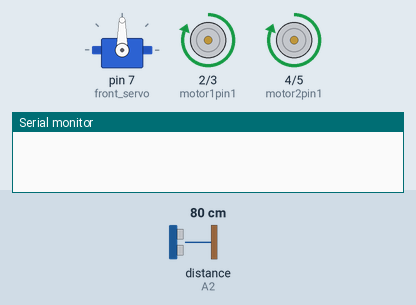
The sketch below on a simulated Arduino Uno, built with avr-gcc and run on an emulated ATmega328P. On the bench: servo, motor-driver pin pairs drawn as motors (green arrow = first pin HIGH = forward, orange = second pin HIGH = backward, longer = more drive), the last lines printed to the serial monitor. Inputs (shaded band) come from the test bench; at power-on: distance to the obstacle (sensor on A2) 80 cm. The echo pulse lasts 58.3 µs per cm; no radio packets arrive unless stated.

Above: at 1.2 s.
1.3 s: distance to the obstacle (sensor on A2) set to 8 cm
2.8 s: distance to the obstacle (sensor on A2) set to 5 cm
At 5.3 s:
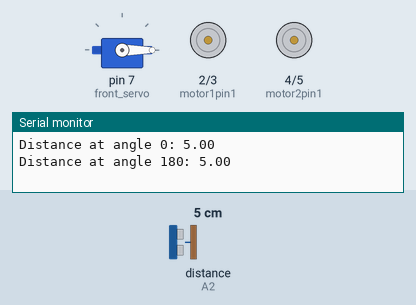
8.6 s: distance to the obstacle (sensor on A2) set to 9 cm
At 9.11 s:
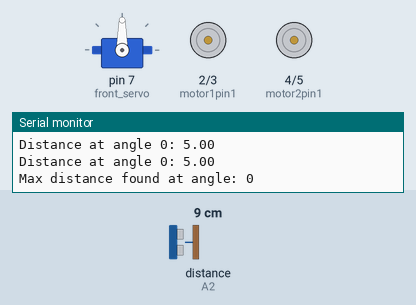
10.6 s: distance to the obstacle (sensor on A2) set to 2 cm
At 12.5 s:
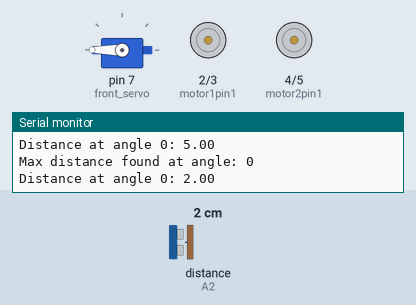
Timing chart, 0 to 14.3 s (numbered marks = the images above; inputs shaded):
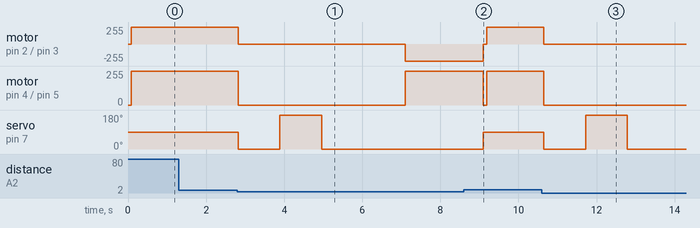

The sketch:

hackathon_utra_2024.ino
```cpp
#include <nRF24L01.h>
#include <RF24.h>
#include <RF24_config.h>
#include <Servo.h>
#include <SPI.h>
#include <NewPing.h>

#define trig_pin A1
#define echo_pin A2
int front_servo = 7;
const int DETECTION_THRESHOLD = 7; // 5 cm for initial detection
const int ANGLES[] = {0, 180}; // Angles to check
const int NUM_ANGLES = 4;

int motor1pin1 = 2;
int motor1pin2 = 3;
int motor2pin1 = 4;
int motor2pin2 = 5;

#define servo1 6
#define CE_PIN 9
#define CSN_PIN 10

NewPing sonar(trig_pin, echo_pin, 200);

Servo frontServo;

char data[20]="";

RF24 radio(CE_PIN,CSN_PIN);
const uint64_t pipe = 0xE8E8F0F0E1LL;

float duration_us, distance_cm;
float maxDistance = 0;
int maxAngle = 0;

int distance;

void setup() {
  // put your setup code here, to run once:
  pinMode(motor1pin1, OUTPUT);
  pinMode(motor1pin2, OUTPUT);
  pinMode(motor2pin1, OUTPUT);
  pinMode(motor2pin2, OUTPUT);

  pinMode(trig_pin, OUTPUT);
  pinMode(echo_pin, INPUT);

  Serial.begin(9600);

  frontServo.attach(front_servo);

  radio.begin();
  radio.openReadingPipe(1,pipe);
  radio.startListening();

  distance = readPing();
}

void loop() {
  // put your main code here, to run repeatedly:

  // First, check whether in front there is any fire or not
  // If yes, turn 180 degree and go back
  // ortherwise, keep go straight
  String msg="";
  if(Serial.available()){
    String data = Serial.readStringUntil("\n");
    if (data == "1"){
      turn180degree();
    }
  }

  // check if there is any obstacle in the front
  // if there is, check surrounding and select the degree has the deepest space ============================================================================================================

  if (distance < DETECTION_THRESHOLD) {

    moveStop();

    maxDistance = 0;
    maxAngle = 0;

    for (int i = 0; i < NUM_ANGLES; i++) {
      checkMaxDistanceAtAngle(ANGLES[i]);
    }

    // Move to the angle with the maximum distance
    frontServo.write(maxAngle);

    if (maxAngle == 0) {turnLeft90();moveStop();}
    else if(maxAngle == 180){turnRight90();moveStop();}

    frontServo.write(90);

    Serial.print("Max distance found at angle: ");
    Serial.println(maxAngle);

  }
  else{
    moveForward();
  }
  distance = readPing();

/*
  // Radio signal reading ============================================================================================================================================================================
  if ( radio.available() )
  {
    radio.read( data,sizeof(data) );
    msg=data;

  }
  if (msg=="LEFT"){
    turnLeft();
  }
  else if (msg=="RIGHT"){
    turnRight();
  }
  else if (msg=="FORWARD"){
    moveForward();
  }
  else if (msg=="BACKWARD"){
   moveBackward();
  }
  else if(msg=="STOP"){
    moveStop();
  }
  */


  delay(10);

}

// functions ===========================================================================================================================================================================================
void moveStop(){
  digitalWrite(motor1pin1, LOW);
  digitalWrite(motor1pin2, LOW);
  digitalWrite(motor2pin1, LOW);
  digitalWrite(motor2pin2, LOW);
}


void moveForward(){


    digitalWrite(motor1pin1, HIGH);
    digitalWrite(motor2pin1, HIGH);
    digitalWrite(motor1pin2, LOW);
    digitalWrite(motor2pin2, LOW);
}


void moveBackward(){

  digitalWrite(motor1pin2, HIGH);
  digitalWrite(motor2pin2, HIGH);
  digitalWrite(motor1pin1, LOW);
  digitalWrite(motor2pin1, LOW);
}


void turnRight(){

  digitalWrite(motor1pin1, HIGH);
  digitalWrite(motor1pin2, LOW);
  digitalWrite(motor2pin1, LOW);
  digitalWrite(motor2pin2, HIGH);

}


void turnLeft(){

  digitalWrite(motor1pin1, LOW);
  digitalWrite(motor1pin2, HIGH);
  digitalWrite(motor2pin1, HIGH);
  digitalWrite(motor2pin2, LOW);

}

//============================================================================================================================================================================================
void turnLeft90(){
  turnLeft();
  delay(2000);
  moveStop();
}

void turnRight90(){
  turnRight();
  // for the 5v
  delay(2000);
  moveStop();
}

void turn180degree(){
  turnRight();
  delay(150);
  moveStop();
}
//===========================================================================================================================================================================================

void checkMaxDistanceAtAngle(int angle) {
  frontServo.write(angle);
  delay(1000); // Wait for servo to reach position

  float distance = readPing();
  Serial.print("Distance at angle ");
  Serial.print(angle);
  Serial.print(": ");
  Serial.println(distance);

  if (distance > maxDistance) {
    maxDistance = distance;
    maxAngle = angle;
  }
}

int readPing(){
  delay(70);
  int cm=sonar.ping_cm();
  if(cm == 0){
    cm = 250;
  }
  return cm;
}
```

Measured:
- the behaviour switches between 7 and 6 cm on distance to the obstacle (sensor on A2) (found by bisection; images 0 and 1)
- after the input at 1.3 s, every drawn part: stays the same
- after the input at 2.8 s, motor on pin 2 (motor1pin1) / pin 3 (motor1pin2): forward 255/255 → stopped at once, → backward 255/255 4.3 s later; motor on pin 4 (motor2pin1) / pin 5 (motor2pin2): forward 255/255 → stopped at once, → forward 255/255 4.3 s later; servo on pin 7 (front_servo): 90° → 0° at once, → 180° 1.1 s later, → 0° 1.1 s later
- after the input at 8.6 s, servo on pin 7 (front_servo): goes on until 9.1 s, then stays 90°
- after the input at 10.6 s, motor on pin 2 (motor1pin1) / pin 3 (motor1pin2), motor on pin 4 (motor2pin1) / pin 5 (motor2pin2): forward 255/255 → stopped after 0.05 s; servo on pin 7 (front_servo): 90° → 0° after 0.05 s, → 180° 1.1 s later, → 0° 1.1 s later
